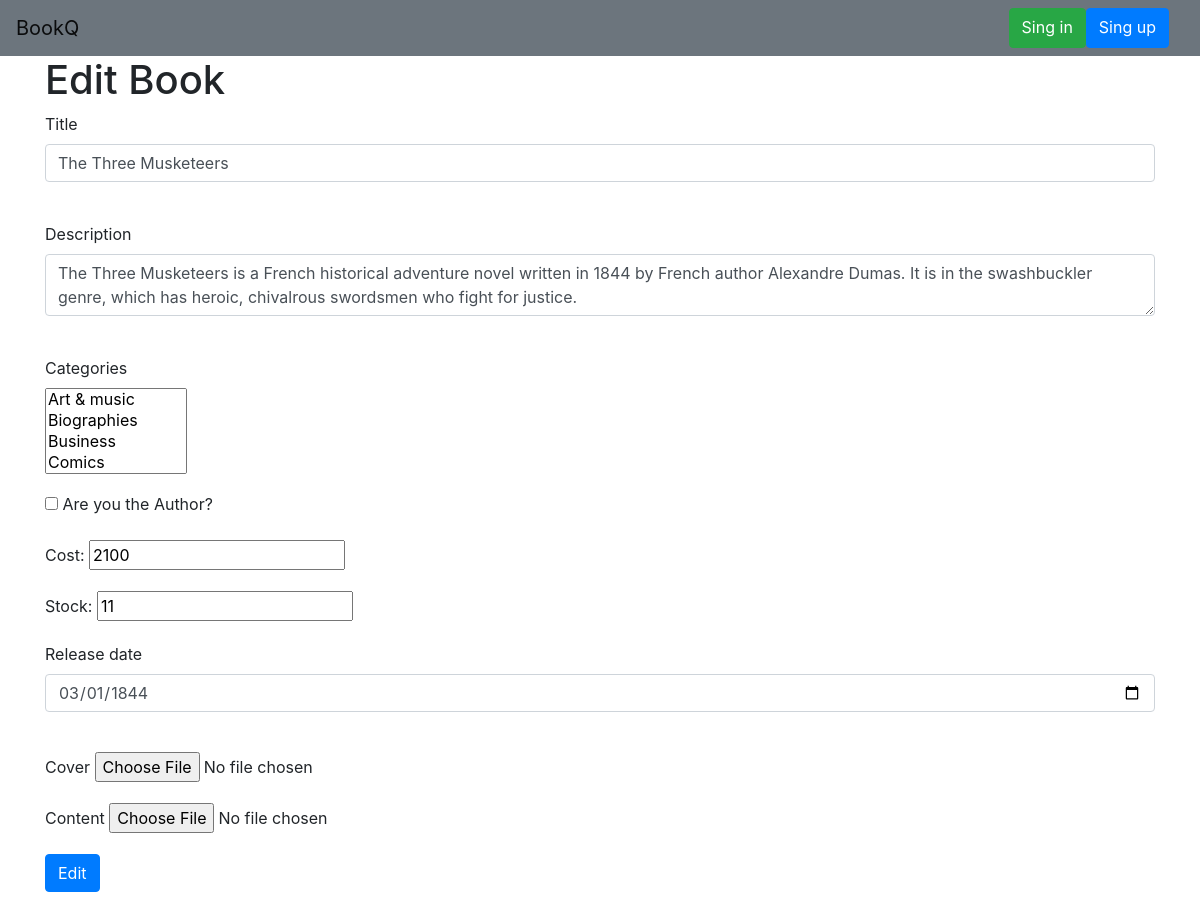
The page /book/2 on the database its author committed.
### data/books.py (models this page shows)
class Book(SqlAlchemyBase, SerializerMixin):
    __tablename__ = 'books'
    id = sqlalchemy.Column(sqlalchemy.Integer, primary_key=True, autoincrement=True)
    title = sqlalchemy.Column(sqlalchemy.String, index=True)
    description = sqlalchemy.Column(sqlalchemy.String, nullable=True)
    image_path = sqlalchemy.Column(sqlalchemy.String, default='img/placeholder.png')
    file_path = sqlalchemy.Column(sqlalchemy.String, nullable=True)
    price = sqlalchemy.Column(sqlalchemy.Integer, default=0)
    stock = sqlalchemy.Column(sqlalchemy.Integer, default=1)
    release_date = sqlalchemy.Column(sqlalchemy.Date, default=datetime.datetime.now().date())
    author_id = sqlalchemy.Column(sqlalchemy.Integer, sqlalchemy.ForeignKey('authors.id'), nullable=True)
    author = orm.relation('Author', back_populates='books')

### main.py (the view, shortened to what this page needs)
@login_required
@app.route('/book/<int:book_id>', methods=['GET', 'POST'])
def edit_book(book_id):
    form = BookEditForm()
    session = db_session.create_session()
    form.categories.choices = [(category.id, category.name) for category in
                               session.query(Category).order_by(Category.name).all()]
    if request.method == "GET":
        book = session.query(Book).get(book_id)
        if not book:
            abort(404)
        form.title.data = book.title
        form.description.data = book.description
        form.release_date.data = book.release_date
        form.price.data = book.price
        form.stock.data = book.stock
    return render_template('add_book.html', form=form, title='Edit book', header='Edit Book')

### forms/book.py
class BookEditForm(FlaskForm):
    title = StringField('Title', validators=[DataRequired()])
    description = TextAreaField('Description', validators=[DataRequired()])
    release_date = DateField('Release date')
    is_user_author = BooleanField('Are you the Author?')
    price = IntegerField('Cost')
    stock = IntegerField('Stock')
    content = FileField('Content',
                        validators=[FileAllowed(['pdf', 'txt'], message='File should be (.txt, .pdf)')])
    categories = SelectMultipleField('Categories', choices=[], coerce=int)
    image = FileField('Cover', validators=[
        FileAllowed(['jpg', 'jpeg', 'png', 'gif', 'bmp'], message='File should be (.jpg, .jpeg, .png, .gif, .bmp)')])
    submit = SubmitField('Edit')

### data/db_session.py (called while the page is built)
def create_session() -> Session:
    global __factory
    return __factory()

### templates/add_book.html (shortened to what this page needs)
{% extends "base.html" %}
{% block head %}
<link rel="stylesheet" href="https://stackpath.bootstrapcdn.com/bootstrap/4.1.1/css/bootstrap.min.css">
<link rel="stylesheet" href="https://cdnjs.cloudflare.com/ajax/libs/bootstrap-select/1.13.1/css/bootstrap-select.css" />
{% endblock %}
{% block content %}
    <h1>{{ header }}</h1>
    <form action="" method="post" enctype=multipart/form-data>
        <p>
            {{ form.title.label }}<br>
            {{ form.title(class="form-control") }}<br>
        </p>
        <p>
            {{ form.description.label }}<br>
            {{ form.description(class="form-control") }}<br>
        </p>
        <p>
            {{ form.categories.label }}<br>
            {{ form.categories(class="selectpicker", multiple=True) }}<br>
        </p>
        <p>
            {{ form.is_user_author(type="checkbox") }} {{ form.is_user_author.label }}
            <br>
        </p>
        <p>
            {{ form.price.label }}:   {{ form.price(type="number") }} <br>
        </p>
        <p>
            {{ form.stock.label }}:   {{ form.stock(type="number") }} <br>
        </p>
        <p>
            {{ form.release_date.label }}<br>
            {{ form.release_date(class="form-control", type="date") }}<br>
        </p>
        <p>
            {{ form.image.label }}  {{ form.image() }}
        </p>
        <p>
            {{ form.content.label }}  {{ form.content() }}
        </p>
        <p>{{ form.submit(type="submit", class="btn btn-primary") }}</p>
    </form>
{% endblock %}

### rows shown on the page
Book: title "The Three Musketeers", description "The Three Musketeers is a French historical adventure novel written in 1844 by French author Alexandre Dumas. It is in the swashbuckler genre, which has heroic, chivalrous swordsmen who fight for justice.", price "2100", stock "11", release_date "03/01/1844"

### other values the page prints
{{ header }} "Edit Book"
